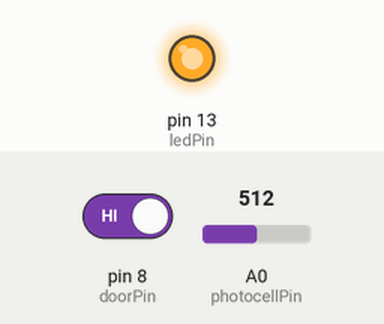
Simulated run of this sketch. Board: Arduino Leonardo, built with avr-gcc and run on an emulated ATmega32U4. Shown: output pins drawn as LEDs (lit = HIGH). The inputs (shaded band) are chosen by the test bench; at power-on: pin 8 (doorPin) HIGH, A0 (photocellPin) = 512. No radio packets arrive unless stated; what the sketch prints to the serial monitor is not drawn.

Above: at 1.2 s.
1.3 s: pin 8 (doorPin) driven LOW
At 2.6 s:
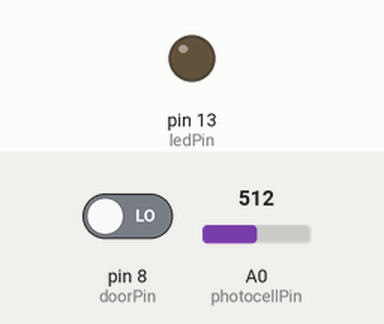
3.0 s: pin 8 (doorPin) driven HIGH
At 4.0 s:
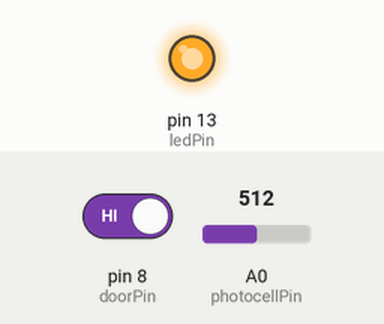
Timing chart, 0 to 6.0 s (numbered marks = the images above; inputs shaded):
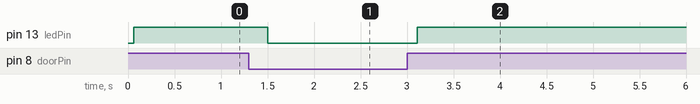

Measured:
- after the input at 1.3 s, pin 13 (ledPin): HIGH → LOW after 0.20 s
- after the input at 3.0 s, pin 13 (ledPin): LOW → HIGH after 0.11 s

The sketch:

transmitter.ino
```cpp
// (licence header left out)
// This library eases our wireless communication
#include <VirtualWire.h>

// Since we're only trying to represent two states -- occupied and unoccupied --
// we'll send just a single character between transmitter and receiver.
// Note that these values must be identical between transmitter and receiver
// (and I haven't figured out how to have a shared header file defining the values).
uint8_t OCCUPIED_MSG_CHAR = '0';
uint8_t UNOCCUPIED_MSG_CHAR = '1';

// We'll use the LED built into the Leonardo board
int ledPin = 13;

// Data pin for the RF wireless transmitter
int txPin = 12;

// Digital pin connected to the door sensor switch
int doorPin = 8;

// Analog pin connected to the light sensor
int photocellPin = A0;


void setup()
{
  // Initialize serial communication
  Serial.begin(9600);

  // We'll show the occupied state on the LED
  pinMode(ledPin, OUTPUT);

  // Set the pin used by the door closed sensor as a digital input
  pinMode(doorPin, INPUT);
  // Turn on pullup resistors, as is required by our sensor (and maybe all switches?)
  digitalWrite(doorPin, HIGH);

  /*
   * Setup the wireless transmitter
   */
  // Required for RF Link Module (but I don't really understand it)
  vw_set_ptt_inverted(true);
  // Set to transmit.
  vw_set_tx_pin(txPin);
  // Bits per second. The VirtualWire documentation (http://www.airspayce.com/mikem/arduino/VirtualWire.pdf)
  // suggests that using a lower bps will result in a higher effective range. Since we're
  // only sending a single byte we might as well maximize our distance. (Note that
  // hardware I'm using claims a maximum of 4800 baud.)
  vw_setup(1000);
}


// When the switch is closed (i.e., the door is closed), the pin will read LOW
const int DOOR_OPEN = HIGH;
const int DOOR_CLOSED = LOW;

void loop()
{
  // Is the door open or closed?
  int doorState = digitalRead(doorPin);

  // Read the light level.
  // See here for info about this: http://learn.adafruit.com/photocells/using-a-photocell
  int photocellReading = analogRead(photocellPin);

  // We're going to leave in this serial debugging output because we might need to
  // adjust our light threshold for the actual installation in the actual room.
  Serial.println(photocellReading);

  // Testing has shown that a photocell reading (with a 1K resistor) below
  // about 100 is a good indicator of the bathroom light being off.
  photocellReading = (photocellReading < 100) ? LOW : HIGH;

  // We consider the bathroom occupied if and only if the door is closed and the light is on.
  // Sometimes people leave the light on but the door open. Sometimes people leave the door
  // closed but the light off. But no one leaves (or should leave) the light on and the door
  // closed unless they're occupying it.
  uint8_t sendVal = UNOCCUPIED_MSG_CHAR;
  if (doorState == DOOR_CLOSED && photocellReading == HIGH) {
    sendVal = OCCUPIED_MSG_CHAR;
  }

  // Send our state to the receiver.
  vw_send(&sendVal, 1);
  vw_wait_tx();  // Wait for message to finish

  // Set the state of our LED
  digitalWrite(ledPin, sendVal == UNOCCUPIED_MSG_CHAR);

  // This delay isn't really necessary. But there's not much of a reason to check the
  // bathroom state (and resend the state message) more than 10 times a second.
  delay(100);
}
```
